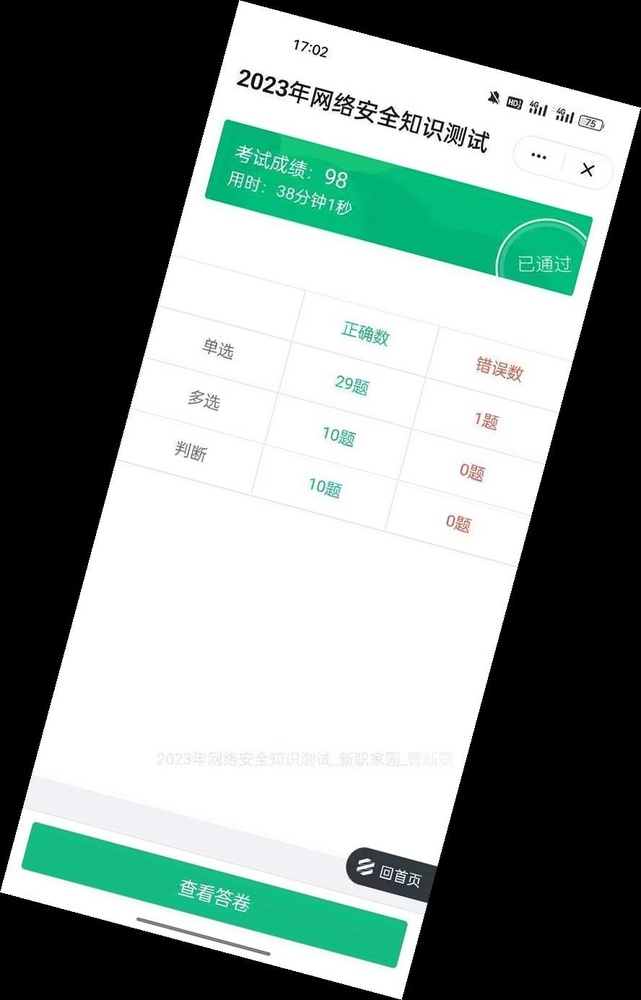
#> input picture 日常更新/图片旋转/rotated_image.jpg, 641 x 1000 px, shrunk from 888 x 1386 before the run
$ python '图片旋转.py'
#> lines starting #> are read from the running program, lines starting #| are printed output that depends on the picture
from PIL import Image

# 读取图片
image_path = "rotated_image.jpg"
image = Image.open(image_path)
#> image is the input picture: PIL image 641x1000 RGB; mean R, G, B 131.1, 144.1, 139.8

# 将图片向右旋转45°
rotated_image = image.rotate(15, resample=Image.BICUBIC, expand=True)
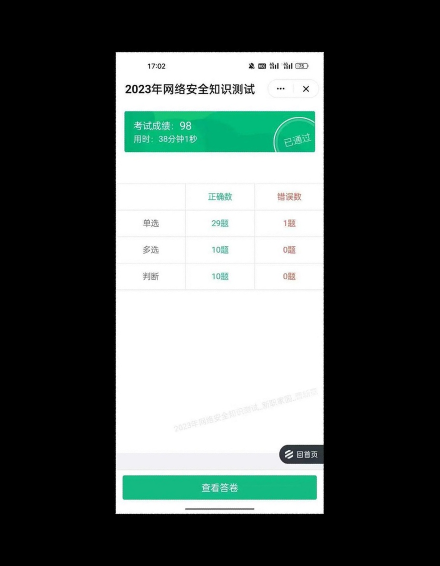
#> rotated_image: PIL image 879x1132 RGB (shown at 1/2 size); mean R, G, B 84.4, 92.7, 90

# 保存旋转后的图片
output_path = "1.jpg"
rotated_image.save(output_path)
